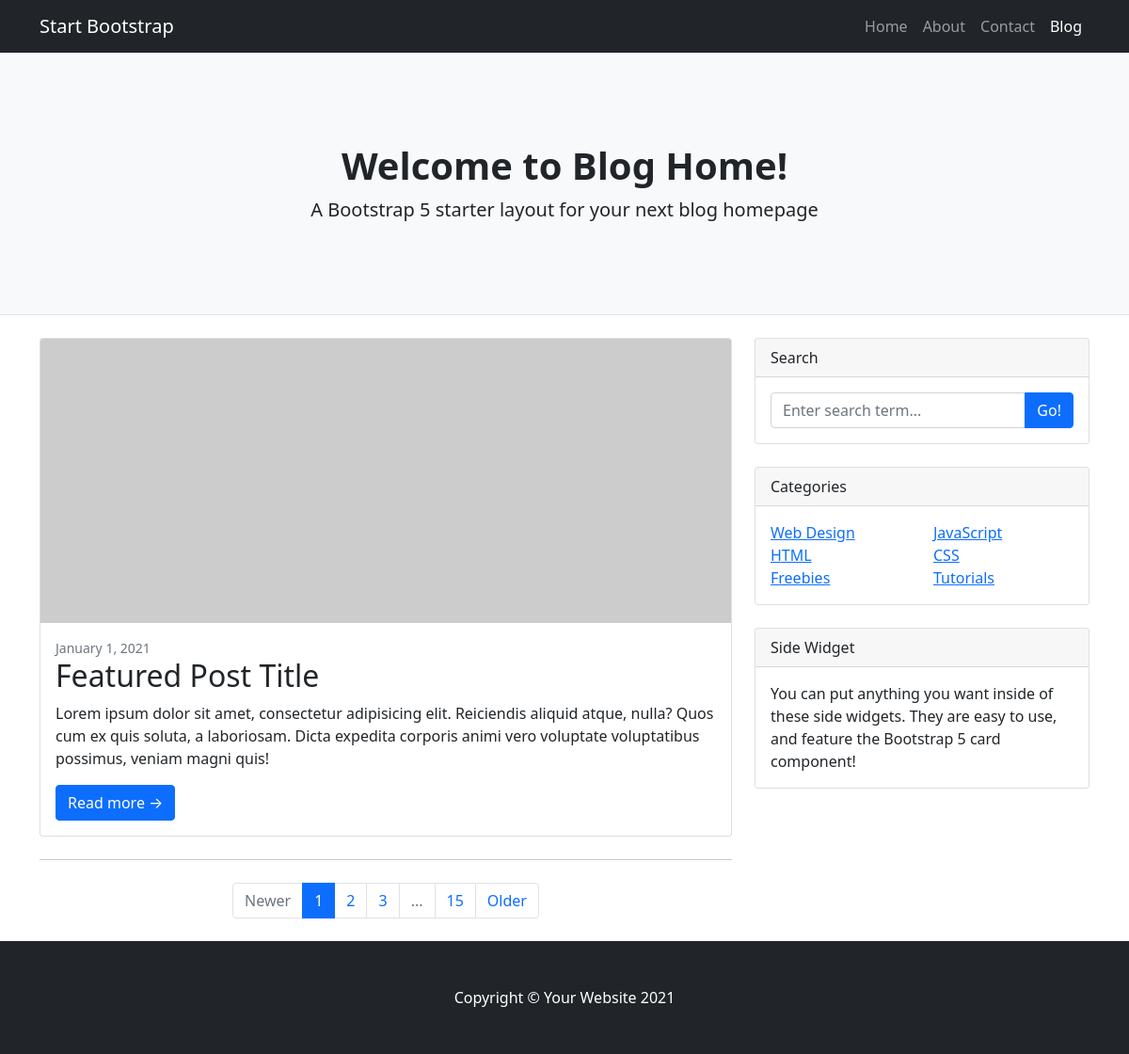
The page /blog/ on the database as committed earlier.
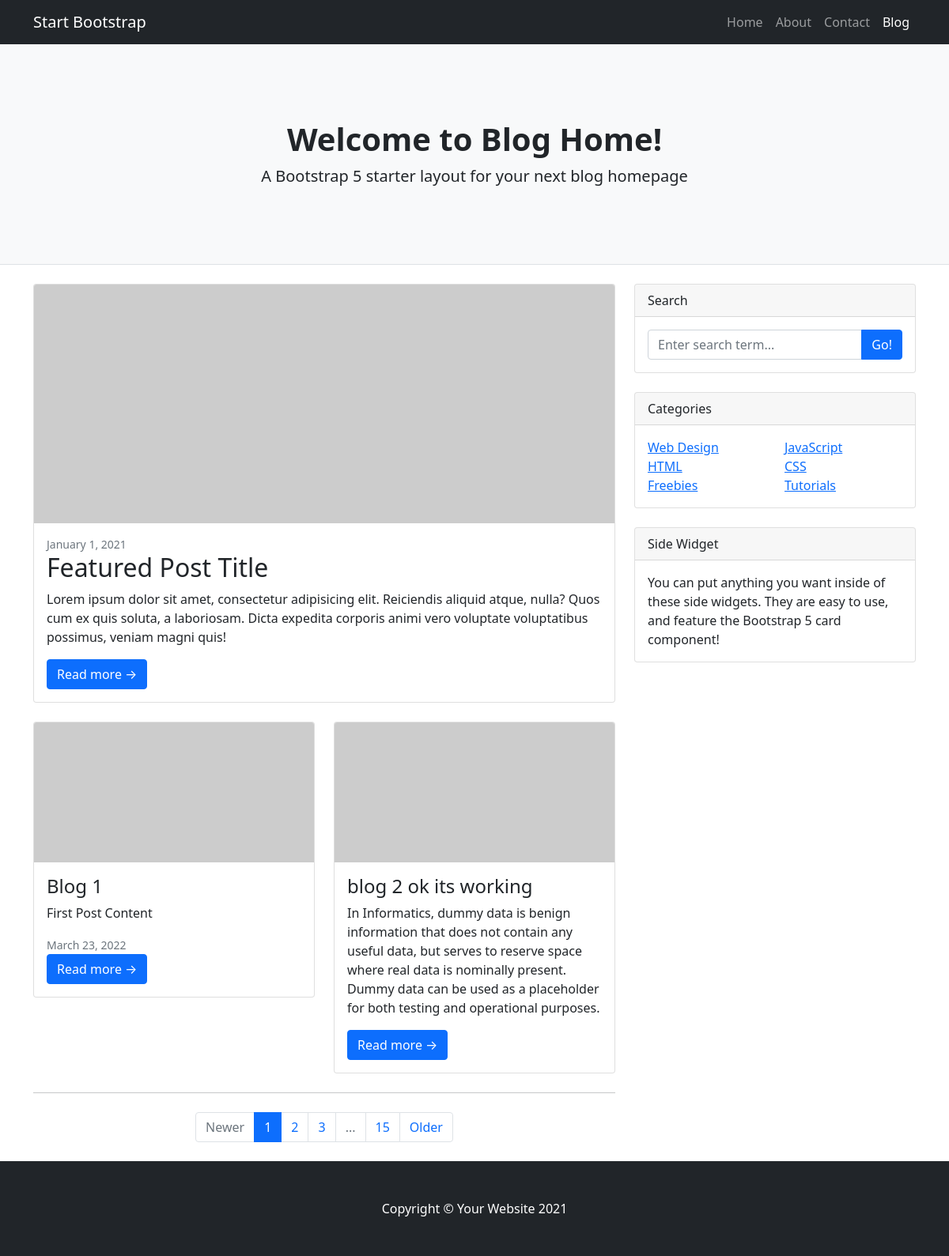
The same page on the database as committed later.
### core/models.py (models this page shows, shortened)
class Post(models.Model):
    title = models.CharField(max_length = 100)
    content = models.TextField()
    created_at = models.DateTimeField(default=timezone.now)
    author = models.ForeignKey(User, on_delete=models.CASCADE)

### core/views.py (the view)
# urls.py: path('', views.home, name="blog-home"),
def home(request):
    context = {
        'posts':Post.objects.all()
    }
    return render(request, 'home.html', context)

### core/templatetags/myTags.py (called while the page is built)
@register.filter
def lower(value):
    return value.lower()+" ok its working"

@register.filter
def module(number,value):
    return number % value

### core/templates/home.html (shortened to what this page needs)
{% extends "base.html" %}
{% load myTags %}
{% block content %}
    <div class="container">
            <div class="row">
                <div class="col-lg-8">
                    <div class="card mb-4">
                        <a href="#!"><img class="card-img-top" src="https://dummyimage.com/850x350/dee2e6/6c757d.jpg" alt="..." /></a>
                        <div class="card-body">
                            <div class="small text-muted">January 1, 2021</div>
                            <h2 class="card-title">Featured Post Title</h2>
                            <p class="card-text">Lorem ipsum dolor sit amet, consectetur adipisicing elit. Reiciendis aliquid atque, nulla? Quos cum ex quis soluta, a laboriosam. Dicta expedita corporis animi vero voluptate voluptatibus possimus, veniam magni quis!</p>
                            <a class="btn btn-primary" href="#!">Read more →</a>
                        </div>
                    </div>
                    <div class="row">
                        <div class="col-lg-6">
                            {% for post in posts %}
                            {% if forloop.counter|module:2 != 0 %}
                            <div class="card mb-4">
                                <a href="#!"><img class="card-img-top" src="https://dummyimage.com/700x350/dee2e6/6c757d.jpg" alt="..." /></a>
                                <div class="card-body">
                                    <h2 class="card-title h4">{{ post.title }}</h2>
                                    <p class="card-text">{{ post.content }}</p>
                                    <div class="text-secondary">
                                        <small class="cart-test">{{ post.created_at|date:"F d, Y" }}</small>
                                    </div>
                                    <a class="btn btn-primary" href="#!">Read more →</a>
                                </div>
                            </div>
                            {% endif %}
                            {% endfor %}
                        </div>
                        <div class="col-lg-6">
                            {% for post in posts %}
                            {% if forloop.counter|module:2 == 0 %}
                            <div class="card mb-4">
                                <a href="#!"><img class="card-img-top" src="https://dummyimage.com/700x350/dee2e6/6c757d.jpg" alt="..." /></a>
                                <div class="card-body">
                                    <h2 class="card-title h4">{{ post.title|lower }}</h2>
                                    <p class="card-text">{{ post.content }}</p>
                                    <a class="btn btn-primary" href="#!">Read more →</a>
                                </div>
                            </div>
                            {% endif %}
                            {% endfor %}
                        </div>
                    </div>
                    <nav aria-label="Pagination">
                        <hr class="my-0" />
                        <ul class="pagination justify-content-center my-4">
                            <li class="page-item disabled"><a class="page-link" href="#" tabindex="-1" aria-disabled="true">Newer</a></li>
                            <li class="page-item active" aria-current="page"><a class="page-link" href="#!">1</a></li>
                            <li class="page-item"><a class="page-link" href="#!">2</a></li>
                            <li class="page-item"><a class="page-link" href="#!">3</a></li>
                            <li class="page-item disabled"><a class="page-link" href="#!">...</a></li>
                            <li class="page-item"><a class="page-link" href="#!">15</a></li>
                            <li class="page-item"><a class="page-link" href="#!">Older</a></li>
                        </ul>
                    </nav>
                </div>
                <div class="col-lg-4">
                    <div class="card mb-4">
                        <div class="card-header">Search</div>
                        <div class="card-body">
                            <div class="input-group">
                                <input class="form-control" type="text" placeholder="Enter search term..." aria-label="Enter search term..." aria-describedby="button-search" />
                                <button class="btn btn-primary" id="button-search" type="button">Go!</button>
                            </div>
                        </div>
                    </div>
                    <div class="card mb-4">
                        <div class="card-header">Categories</div>
                        <div class="card-body">
                            <div class="row">
                                <div class="col-sm-6">
                                    <ul class="list-unstyled mb-0">
                                        <li><a href="#!">Web Design</a></li>
                                        <li><a href="#!">HTML</a></li>
                                        <li><a href="#!">Freebies</a></li>
                                    </ul>
                                </div>
                                <div class="col-sm-6">
                                    <ul class="list-unstyled mb-0">
                                        <li><a href="#!">JavaScript</a></li>
                                        <li><a href="#!">CSS</a></li>
                                        <li><a href="#!">Tutorials</a></li>
                                    </ul>
                                </div>
                            </div>
                        </div>
                    </div>
                    <div class="card mb-4">
                        <div class="card-header">Side Widget</div>
                        <div class="card-body">You can put anything you want inside of these side widgets. They are easy to use, and feature the Bootstrap 5 card component!</div>
                    </div>
                </div>
            </div>
        </div>
{% endblock content %}

### core/templates/base.html (shortened to what this page needs)
{% load static %}
<!DOCTYPE html>
<html lang="en">
    <head>
        <link href="{% static '/main.css' %}" rel="stylesheet" />
    </head>
    <body>
        <nav class="navbar navbar-expand-lg navbar-dark bg-dark">
            <div class="container">
                <a class="navbar-brand" href="#!">Start Bootstrap</a>
                <div class="collapse navbar-collapse" id="navbarSupportedContent">
                    <ul class="navbar-nav ms-auto mb-2 mb-lg-0">
                        <li class="nav-item"><a class="nav-link" href="#">Home</a></li>
                        <li class="nav-item"><a class="nav-link" href="#!">About</a></li>
                        <li class="nav-item"><a class="nav-link" href="#!">Contact</a></li>
                        <li class="nav-item"><a class="nav-link active" aria-current="page" href="#">Blog</a></li>
                    </ul>
                </div>
            </div>
        </nav>
        <header class="py-5 bg-light border-bottom mb-4">
            <div class="container">
                <div class="text-center my-5">
                    <h1 class="fw-bolder">Welcome to Blog Home!</h1>
                    <p class="lead mb-0">A Bootstrap 5 starter layout for your next blog homepage</p>
                </div>
            </div>
        </header>
        {% block content %}
        {% endblock content %}
        <footer class="py-5 bg-dark">
            <div class="container"><p class="m-0 text-center text-white">Copyright &copy; Your Website 2021</p></div>
        </footer>
    </body>
</html>

Rows that differ between the two databases and show on the page:
added Post: title "Blog 1", content "First Post Content", created_at "March 23, 2022", shown under "Featured Post Title"
added Post: title "blog 2 ok its working", content "In Informatics, dummy data is benign information that does not contain any useful data, but serves to reserve space where real data is nominally present. Dummy data can be used as a placeholder for both testing and operational purposes."
